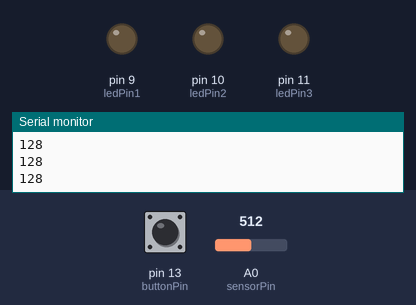
This sketch was run on a simulated Arduino Uno, built with avr-gcc and run on an emulated ATmega328P. Shown: output pins drawn as LEDs (lit = HIGH), the last lines printed to the serial monitor. Dashed ring = blinking. The inputs (shaded band) are chosen by the test bench; at power-on: pin 13 (buttonPin) LOW, A0 (sensorPin) = 512.

Above: at 1.2 s.
1.3 s: pin 13 (buttonPin) pulled HIGH for 0.15 s
At 1.5 s:
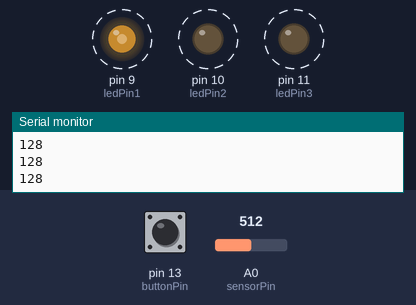
4.3 s: A0 (sensorPin) set to 306
7.3 s: A0 (sensorPin) set to 122
10.3 s: A0 (sensorPin) set to 900
11.8 s: pin 13 (buttonPin) pulled HIGH for 1 s
At 11.99 s:
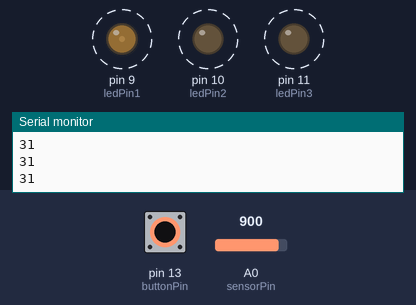
14.8 s: A0 (sensorPin) set to 511
Timing chart, 0 to 18.8 s (numbered marks = the images above; inputs shaded):
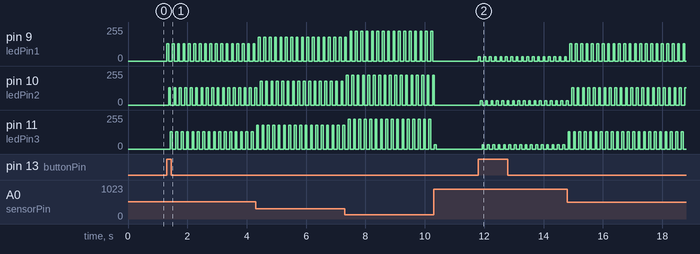

Measured:
- after the input at 1.3 s, pin 9 (ledPin1): alternates 128/255 for 0.06 s and 0/255 for 0.12 s, starting at once; pin 10 (ledPin2): alternates 128/255 for 0.06 s and 0/255 for 0.12 s, starting after 0.07 s; pin 11 (ledPin3): alternates 128/255 for 0.06 s and 0/255 for 0.12 s, starting after 0.13 s
- after the input at 11.8 s, pin 9 (ledPin1): alternates 31/255 for 0.06 s and 0/255 for 0.12 s, starting at once; pin 10 (ledPin2): alternates 31/255 for 0.06 s and 0/255 for 0.12 s, starting after 0.07 s; pin 11 (ledPin3): alternates 31/255 for 0.06 s and 0/255 for 0.12 s, starting after 0.13 s

The sketch:

arduino_led_array_sensor.ino
```cpp
const int ledPin1 = 9;
const int ledPin2 = 10;
const int ledPin3 = 11;
const int buttonPin = 13;
const int sensorPin = A0;

void setup() {

  Serial.begin(9600);
  pinMode(ledPin1, OUTPUT);
  pinMode(ledPin2, OUTPUT);
  pinMode(ledPin3, OUTPUT);
  pinMode(buttonPin, INPUT);

}

void loop() {

  int buttonStatus = digitalRead(buttonPin);
  int sensorVal = analogRead(sensorPin);
  int ledLight = map(sensorVal, 0, 1023, 255, 0);
  Serial.println(ledLight);

  for (int i = 0; i < 50; i++) {

    if (buttonStatus == HIGH) {

      sensorVal = analogRead(sensorPin);
      ledLight = map(sensorVal, 0, 1023, 255, 0);
      Serial.println(ledLight);
      analogWrite(ledPin1, ledLight);
      analogWrite(ledPin2, 0);
      analogWrite(ledPin3, 0);
      delay(60);

      sensorVal = analogRead(sensorPin);
      ledLight = map(sensorVal, 0, 1023, 255, 0);
      Serial.println(ledLight);
      analogWrite(ledPin1, 0);
      analogWrite(ledPin2, ledLight);
      analogWrite(ledPin3, 0);
      delay(60);

      sensorVal = analogRead(sensorPin);
      ledLight = map(sensorVal, 0, 1023, 255, 0);
      Serial.println(ledLight);
      analogWrite(ledPin1, 0);
      analogWrite(ledPin2, 0);
      analogWrite(ledPin3, ledLight);
      delay(60);

      sensorVal = analogRead(sensorPin);
      ledLight = map(sensorVal, 0, 1023, 255, 0);
      Serial.println(ledLight);
      analogWrite(ledPin1, 0);
      analogWrite(ledPin2, 0);
      analogWrite(ledPin3, 0);

    }
  }


}
```
